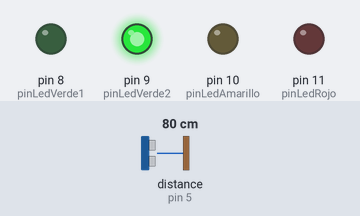
Bench run of a sketch on a simulated Arduino Uno, built with avr-gcc and run on an emulated ATmega328P. On the bench: output pins drawn as LEDs (lit = HIGH). Wiring (inferred from the names in the program): ultrasonic range finder: trigger pin 4; echo pin 5. Inputs (shaded band) come from the test bench; at power-on: distance to the obstacle (sensor on pin 5) 80 cm. The echo pulse lasts 58.3 µs per cm; pins used as bus, display or sensor lines are not drawn.

Above: at 1.2 s.
1.3 s: distance to the obstacle (sensor on pin 5) set to 73 cm
2.8 s: distance to the obstacle (sensor on pin 5) set to 67 cm
At 3.9 s:
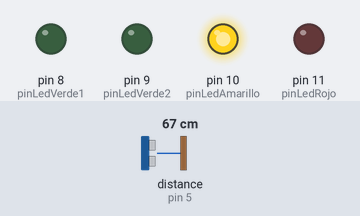
4.3 s: distance to the obstacle (sensor on pin 5) set to 2 cm
At 4.9 s:
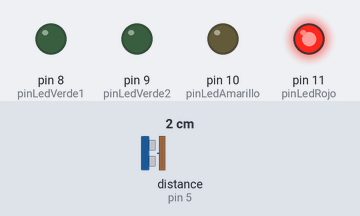
5.8 s: distance to the obstacle (sensor on pin 5) set to 120 cm
At 6.2 s:
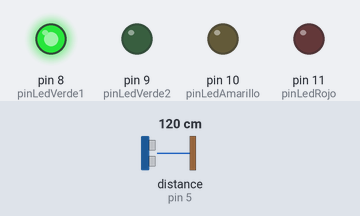
Timing chart, 0 to 8.8 s (numbered marks = the images above; inputs shaded):
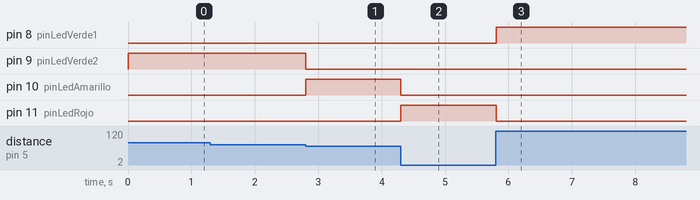

Measured:
- the behaviour switches between 70 and 69 cm on distance to the obstacle (sensor on pin 5) (found by bisection; images 0 and 1)
- after the input at 1.3 s, every drawn part: stays the same
- after the input at 2.8 s, pin 9 (pinLedVerde2): HIGH → LOW at once; pin 10 (pinLedAmarillo): LOW → HIGH at once
- after the input at 4.3 s, pin 10 (pinLedAmarillo): HIGH → LOW at once; pin 11 (pinLedRojo): LOW → HIGH at once
- after the input at 5.8 s, pin 8 (pinLedVerde1): LOW → HIGH at once; pin 11 (pinLedRojo): HIGH → LOW at once

The sketch:

Clase_3_v5.ino
```cpp
/* Clase 3*/

const int pinTrigger = 4;
const int pinEcho = 5;

const int pinLedVerde1 = 8;
const int pinLedVerde2 = 9;
const int pinLedAmarillo = 10;
const int pinLedRojo = 11;


void setup() {
  // put your setup code here, to run once:
  pinMode (pinTrigger, OUTPUT); //seteo Salida
  pinMode (pinEcho, INPUT); //Seteo Entrada
  pinMode (pinLedVerde1, OUTPUT);
  pinMode (pinLedVerde2, OUTPUT);
  pinMode (pinLedAmarillo, OUTPUT);
  pinMode (pinLedRojo, OUTPUT);
  Serial.begin(9600); //Inicializo el puerto serial a 9600 bauds
  while (!Serial); //Para Arduino Leonardo o Mega, tienen un uso distinto del puerto USB
}

void loop() {
  // put your main code here, to run repeatedly:
  int echoStatus = LOW;
  unsigned long lastHighTime = 0;
  unsigned long lastLowTime = 0;
  unsigned long deltaTime = 0;
  float distance = 0;
  char letter = 0;

  digitalWrite (pinTrigger, HIGH); //envio señal
  delayMicroseconds(10); //de 10microsegundos
  digitalWrite (pinTrigger, LOW); //dejo de enviar señal

  echoStatus = digitalRead(pinEcho);

  while (echoStatus  == LOW)
  {
    echoStatus = digitalRead(pinEcho); //Tengo que seguir leyendo hasta empezar a recibir la señal de echo
  }

  lastHighTime = micros(); //Almaceno el tiempo en el cual empiezo a recibir la señal de echo

  while (echoStatus  == HIGH)
  {
    echoStatus = digitalRead(pinEcho); //Tengo que seguir leyendo hasta terminar de recibir la señal de echo
  }

  lastLowTime = micros(); //Almaceno el tiempo en el cual dejo de recibir la señal de echo

  if (lastLowTime < lastHighTime)
    return;

  deltaTime = lastLowTime - lastHighTime; // Resto los 2 tiempos y me quedo con la diferencia que es la cantidad de tiempo

  if (Serial.available()) //Preguntar si se recibio algun dato por puerto serie
  {
     letter = Serial.read();
     if (letter == 'C')
     {
        distance = (float)deltaTime / 58; //Calculo distancia en base al tiempo dividiendo por 58 para cm.
        Serial.print(distance); //Envío la distancia al puerto Serie para verlo por consola serie
        Serial.println(" cm");
     }
     else if (letter == 'P')
     {
        distance = (float)deltaTime / 148; //Calculo distancia en base al tiempo dividiendo por 148 para pulgadas.
        Serial.print(distance); //Envío la distancia al puerto Serie para verlo por consola serie
        Serial.println(" pulgadas");
     }
     else
     {
        Serial.println("ERROR!."); //Imprimir mensaje de error
     }
  }
  distance = (float) deltaTime/58;
  if (distance < 50)
  {
    digitalWrite(pinLedVerde1, LOW);
    digitalWrite(pinLedVerde2, LOW);
    digitalWrite(pinLedAmarillo, LOW);
    digitalWrite(pinLedRojo, HIGH);
  }
  else if (distance < 70)
  {
    digitalWrite(pinLedVerde1, LOW);
    digitalWrite(pinLedVerde2, LOW);
    digitalWrite(pinLedAmarillo, HIGH);
    digitalWrite(pinLedRojo, LOW);
  }
  else if (distance < 100)
  {
    digitalWrite(pinLedVerde1, LOW);
    digitalWrite(pinLedVerde2, HIGH);
    digitalWrite(pinLedAmarillo, LOW);
    digitalWrite(pinLedRojo, LOW);
  }
  else
  {
    digitalWrite(pinLedVerde1, HIGH);
    digitalWrite(pinLedVerde2, LOW);
    digitalWrite(pinLedAmarillo, LOW);
    digitalWrite(pinLedRojo, LOW);
  }

}
```
